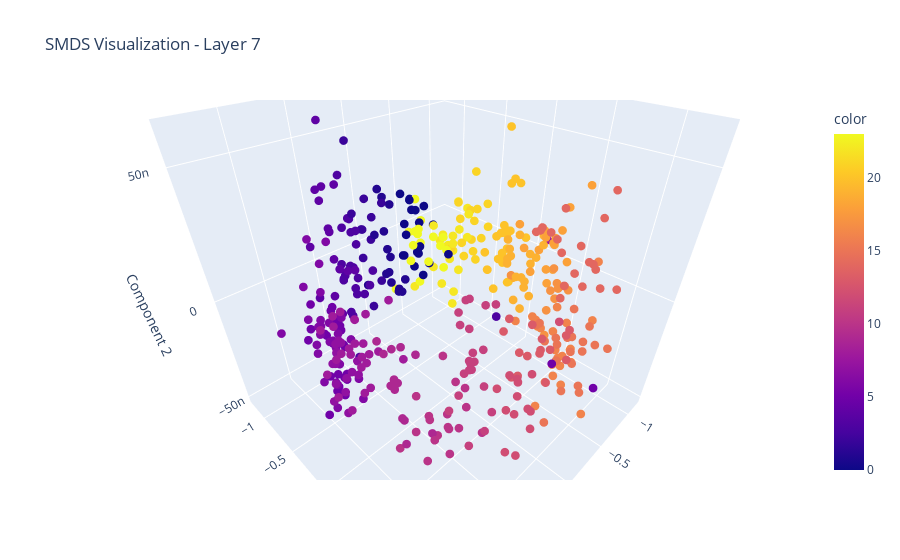

Notebook code cell kept with this figure:
### Code cell
# Use plotly to visualize the SMDS manifold
from time_stuff.utils import ActivationDataset
from time_stuff.plot import plot_activations_single, plot_activations_plotly
import numpy as np
import pandas as pd
import numpy as np
import pandas as pd


# ad = ActivationDataset.load('results/Llama-3.2-3B-Instruct/date_3way.pt')
# fig, model, red_activations, labels = plot_activations_plotly(
#     ad,
#     label_col='correct_date',
#     target_col='correct_date_str',
#     label_col_str='correct_date',
#     reduction_method='SMDS',
#     layer=20,
#     n_components=3,
#     components=(0,1,2),
#     manifold='discrete_circular',
#     plot_test=True,
#     filter_incorrect=True,
#     max_samples=2000,
#     annotation_preprocess_func=lambda x: pd.to_datetime(x).strftime('%B'),
#     preprocess_func=lambda x: pd.to_datetime(x).month,
# )

ad = ActivationDataset.load('results/Llama-3.2-3B-Instruct/time_of_day_3way.pt')
fig, model, red_activations, labels = plot_activations_plotly(
    ad,
    label_col='correct_time',
    target_col='correct_time_expr',
    label_col_str='correct_time',
    reduction_method='SMDS',
    layer=7,
    n_components=4,
    components=(0, 1, 3),
    manifold='circular',
    plot_test=True,
    filter_incorrect=True,
    max_samples=2000,
    annotation_preprocess_func=lambda x: pd.to_datetime(x).strftime('%H:%M'),
    preprocess_func=lambda x: pd.to_datetime(x).hour,
)

# ad = ActivationDataset.load('results/Llama-3.2-3B-Instruct/notable_3way.pt')
# fig, model, red_activations, labels = plot_activations_plotly(
#     ad,
#     label_col='correct_date',
#     target_col='last_prompt_token',
#     label_col_str='correct_date',
#     reduction_method='PLS',
#     layer=7,
#     n_components=3,
#     components=(0, 1, 2),
#     manifold='log_semicircular',
#     plot_test=True,
#     filter_incorrect=True,
#     max_samples=2000,
#     annotation_preprocess_func=lambda x: pd.to_datetime(x).strftime('%Y'),
#     preprocess_func=lambda x: pd.to_datetime(x).year - 2023,
# )


fig.show()

### Figure 1 — Plotly figure (JSON) as saved in the notebook; plotly's stock layout.template omitted (floating-point values rounded to 4 significant figures; data arrays with more than 128 entries replaced by an {"elided": "..."} marker saying what was removed)
{"data": [{"hovertemplate": "<b>%{hovertext}</b><br><br>Component 0=%{x}<br>Component 1=%{y}<br>Component 2=%{z}<br>color=%{marker.color}<extra></extra>", "hovertext": {"elided": "449 str values"}, "legendgroup": "", "marker": {"color": {"elided": "449 int values"}, "coloraxis": "coloraxis", "size": 3, "symbol": "circle"}, "mode": "markers", "name": "", "scene": "scene", "showlegend": false, "type": "scatter3d", "x": {"elided": "449 float values"}, "y": {"elided": "449 float values"}, "z": {"elided": "449 float values"}}], "layout": {"coloraxis": {"colorbar": {"title": {"text": "color"}}, "colorscale": [[0, "#0d0887"], [0.1111, "#46039f"], [0.2222, "#7201a8"], [0.3333, "#9c179e"], [0.4444, "#bd3786"], [0.5556, "#d8576b"], [0.6667, "#ed7953"], [0.7778, "#fb9f3a"], [0.8889, "#fdca26"], [1, "#f0f921"]]}, "legend": {"title": {"text": "City"}, "tracegroupgap": 0}, "scene": {"camera": {"eye": {"x": 0.8, "y": 0.8, "z": 0.8}, "up": {"x": 0, "y": 0, "z": 1}}, "domain": {"x": [0, 1], "y": [0, 1]}, "xaxis": {"title": {"text": "Component 0"}}, "yaxis": {"title": {"text": "Component 1"}}, "zaxis": {"title": {"text": "Component 2"}}}, "title": {"text": "SMDS Visualization - Layer 7"}}}
